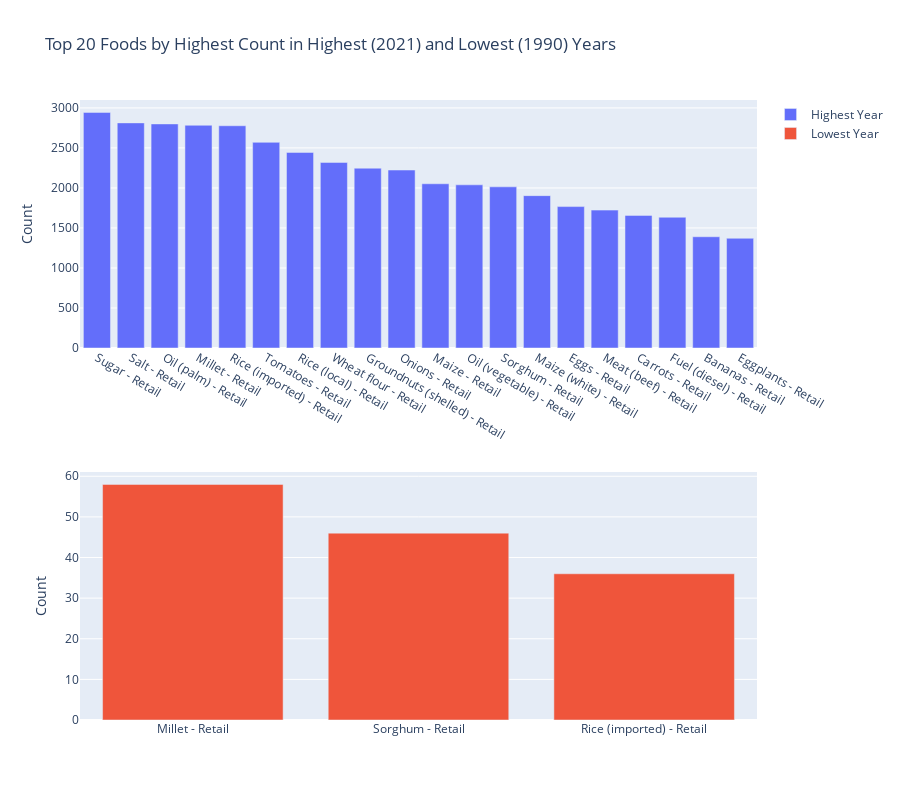

The cell this chart's notebook holds for it:
### Markdown cell above
With the highest and lowest years now identified in our dataframe, let's proceed to create a comparable visualization as previously done. This visualization will highlight the top 20 food items for both the highest and lowest years, or in other words, finding the top 20 food items with the highest frequencies in the dataset.

### Code cell
high_temp = global_food_prices[global_food_prices['mp_year'] == highest_year]
low_temp = global_food_prices[global_food_prices['mp_year'] == lowest_year]

top_20_foods_highest_year = high_temp['cm_name'].value_counts().nlargest(20)
top_20_highest_year = pd.DataFrame({'cm_name': top_20_foods_highest_year.index, 'count': top_20_foods_highest_year.values})

top_20_foods_lowest_year = low_temp['cm_name'].value_counts().nlargest(20)
top_20_lowest_year = pd.DataFrame({'cm_name': top_20_foods_lowest_year.index, 'count': top_20_foods_lowest_year.values})

high_low_fig = make_subplots(rows=2, cols=1, vertical_spacing=0.2)

high_low_fig.add_trace(go.Bar(x=top_20_highest_year['cm_name'], y=top_20_highest_year['count'], name='Highest Year'), row=1, col=1)
high_low_fig.add_trace(go.Bar(x=top_20_lowest_year['cm_name'], y=top_20_lowest_year['count'], name='Lowest Year'), row=2, col=1)

high_low_fig.update_layout(title_text=f"Top 20 Foods by Highest Count in Highest ({highest_year}) and Lowest ({lowest_year}) Years")
high_low_fig.update_yaxes(title="Count", row=1, col=1)
high_low_fig.update_yaxes(title="Count", row=2, col=1)


high_low_fig.update_layout(height=800)

high_low_fig.show()

### Figure 1 — Plotly figure (JSON) as saved in the notebook; plotly's stock layout.template omitted (floating-point values rounded to 4 significant figures)
{"data": [{"name": "Highest Year", "type": "bar", "x": ["Sugar - Retail", "Salt - Retail", "Oil (palm) - Retail", "Millet - Retail", "Rice (imported) - Retail", "Tomatoes - Retail", "Rice (local) - Retail", "Wheat flour - Retail", "Groundnuts (shelled) - Retail", "Onions - Retail", "Maize - Retail", "Oil (vegetable) - Retail", "Sorghum - Retail", "Maize (white) - Retail", "Eggs - Retail", "Meat (beef) - Retail", "Carrots - Retail", "Fuel (diesel) - Retail", "Bananas - Retail", "Eggplants - Retail"], "xaxis": "x", "y": [2944, 2813, 2800, 2783, 2777, 2570, 2444, 2319, 2247, 2224, 2052, 2039, 2014, 1904, 1767, 1723, 1657, 1634, 1390, 1371], "yaxis": "y"}, {"name": "Lowest Year", "type": "bar", "x": ["Millet - Retail", "Sorghum - Retail", "Rice (imported) - Retail"], "xaxis": "x2", "y": [58, 46, 36], "yaxis": "y2"}], "layout": {"height": 800, "title": {"text": "Top 20 Foods by Highest Count in Highest (2021) and Lowest (1990) Years"}, "xaxis": {"anchor": "y", "domain": [0, 1]}, "xaxis2": {"anchor": "y2", "domain": [0, 1]}, "yaxis": {"anchor": "x", "domain": [0.6, 1], "title": {"text": "Count"}}, "yaxis2": {"anchor": "x2", "domain": [0, 0.4], "title": {"text": "Count"}}}}
